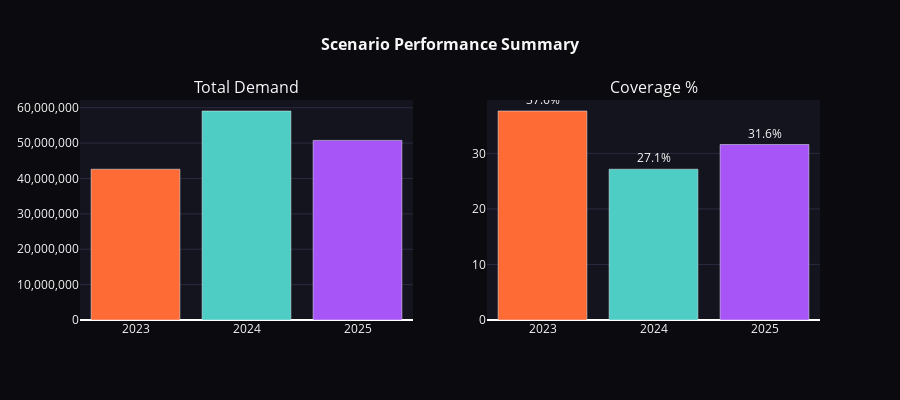

Notebook code for this chart:
### Markdown cell above
---
## 4. Scenario Summary (Bar Chart)

### Code cell
fig = make_subplots(rows=1, cols=2, subplot_titles=('Total Demand',  'Coverage %'))

colors = [COLORS['scenario_2023'], COLORS['scenario_2024'], COLORS['scenario_2025']]

fig.add_trace(go.Bar(
    x=scenario_summary['scenario'], y=scenario_summary['total_demand'],
    marker_color=colors, showlegend=False
), row=1, col=1)

coverage = 100 * scenario_summary['total_received'] / scenario_summary['total_demand']
fig.add_trace(go.Bar(
    x=scenario_summary['scenario'], y=coverage,
    marker_color=colors, showlegend=False,
    text=[f"{v:.1f}%" for v in coverage], textposition='outside'
), row=1, col=2)

fig.update_layout(
    title=dict(text="<b>Scenario Performance Summary</b>", x=0.5, font=dict(size=16, color=COLORS['text'])),
    plot_bgcolor=COLORS['surface'],
    paper_bgcolor=COLORS['background'],
    font=dict(color=COLORS['text']),
    height=400
)
fig.update_yaxes(gridcolor=COLORS['grid'], tickformat=',')

fig.show()

### Figure 1 — Plotly figure (JSON) as saved in the notebook; plotly's stock layout.template omitted (floating-point values rounded to 4 significant figures)
{"data": [{"marker": {"color": ["#ff6b35", "#4ecdc4", "#a855f7"]}, "showlegend": false, "type": "bar", "x": [2023, 2024, 2025], "xaxis": "x", "y": [42610000.0, 59070000.0, 50760000.0], "yaxis": "y"}, {"marker": {"color": ["#ff6b35", "#4ecdc4", "#a855f7"]}, "showlegend": false, "text": ["37.6%", "27.1%", "31.6%"], "textposition": "outside", "type": "bar", "x": [2023, 2024, 2025], "xaxis": "x2", "y": [37.63, 27.15, 31.59], "yaxis": "y2"}], "layout": {"annotations": [{"font": {"size": 16}, "showarrow": false, "text": "Total Demand", "x": 0.225, "xanchor": "center", "xref": "paper", "y": 1, "yanchor": "bottom", "yref": "paper"}, {"font": {"size": 16}, "showarrow": false, "text": "Coverage %", "x": 0.775, "xanchor": "center", "xref": "paper", "y": 1, "yanchor": "bottom", "yref": "paper"}], "font": {"color": "#f7f7f7"}, "height": 400, "paper_bgcolor": "#0a0a0f", "plot_bgcolor": "#14141f", "title": {"font": {"color": "#f7f7f7", "size": 16}, "text": "<b>Scenario Performance Summary</b>", "x": 0.5}, "xaxis": {"anchor": "y", "domain": [0, 0.45]}, "xaxis2": {"anchor": "y2", "domain": [0.55, 1]}, "yaxis": {"anchor": "x", "domain": [0, 1], "gridcolor": "#2a2a3e", "tickformat": ","}, "yaxis2": {"anchor": "x2", "domain": [0, 1], "gridcolor": "#2a2a3e", "tickformat": ","}}}
